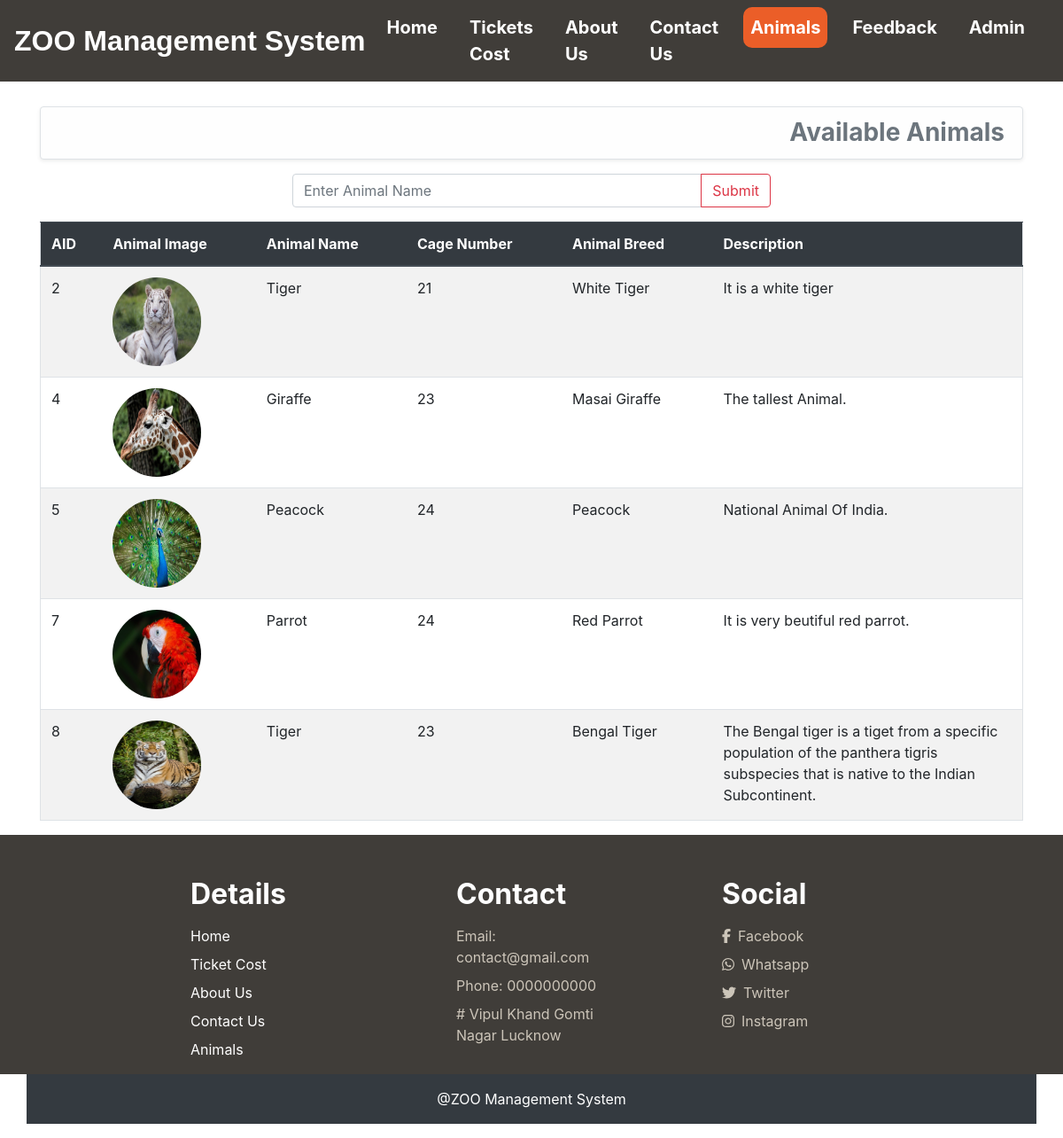
Screenshot of /core/showavailableanimals/ with the database file from the repository.
### adminuser/models.py (models this page shows)
class Animalsmodel(models.Model):
    name=models.CharField(max_length=255)
    image=models.FileField()
    cage=models.IntegerField()
    breed=models.CharField(max_length=255)
    desc=models.TextField()

### core/views.py (the view)
# urls.py: path('showavailableanimals/',views.showavailableanimals,name="showavailableanimals"),
def showavailableanimals(request):
    title='Available Animals'
    if request.method=="POST":
        item=request.POST['search']
        animals=Animalsmodel.objects.filter(name__icontains=item)
        acount=animals.count()
        return render(request,'core/showavailableanimals.html',{'animals':animals,'title':title,'acount':acount})
    else:
        animals=Animalsmodel.objects.all()
        return render(request,'core/showavailableanimals.html',{'animals':animals,'title':title})

### core/templates/core/showavailableanimals.html (shortened to what this page needs)
{% extends 'core/base.html' %}
{% load static %}
{% block navigationbar %}
    {% include 'core/navbar.html' %}
{% endblock navigationbar %}
{% block content %}
     <div class="container " style="margin-top:120px;">
     <h3 class="text-secondary font-weight-bold alert alert-light border shadow-sm text-right">Available Animals</h3>
        <div class="row">
            <div class="col-sm-6 offset-md-3">
                <form action="" method="POST">
                    <div class="input-group mb-3">
                        <input type="text" class="form-control" placeholder="Enter Animal Name" id="search" name="search">
                        <div class="input-group-append">
                            <input class="btn btn-outline-danger" type="submit">
                        </div>
                    </div>
                </form>
            </div>
        </div>
        <div class="row">
            <div class="col-sm-12 ">
            {% if acount == 0 %}
                <h3 class="font-weight-bold text-secondary text-center mb-4">No Animal Found !</h3>
            {% else %}
                <table class="table table-striped border">
                    <thead class="thead-dark">
                        <tr>
                            <th>AID</th>
                            <th>Animal Image</th>
                            <th>Animal Name</th>
                            <th>Cage Number</th>
                            <th>Animal Breed</th>
                            <th width="350px">Description</th>
                        </tr>
                    </thead>
                    <tbody>
                        {% for animal in animals %}
                            <tr>
                                <td>{{animal.id}}</td>
                                <td><img src="{{animal.image.url}}" class="rounded-circle" width="100px" height="100px"></td>
                                <td>{{animal.name}}</td>
                                <td>{{animal.cage}}</td>
                                <td>{{animal.breed}}</td>
                                <td>{{animal.desc}}</td>
                            </tr>
                        {% endfor %}
                    </tbody>
                </table>
            {% endif %}
            </div>
        </div>
     </div>
{% endblock content %}
{% block footer %}
    {% include 'core/footer.html' %}
{% endblock footer %}

### core/templates/core/base.html (shortened to what this page needs)
{% load static %}
<!DOCTYPE html>
<html lang="en">
<head>
    <link rel="stylesheet" href="{% static 'core/css/all.min.css' %}">
    <link rel="stylesheet" href="{% static 'core/css/bootstrap.css' %}">
    <link rel="stylesheet" href="{% static 'core/css/style.css' %}">
</head>
<body>
    {% block navigationbar %}
    {% endblock navigationbar %}
      {% block content %}{% endblock content %}
{% block footer %}
{% endblock footer %}
</body>
</html>

### core/templates/core/navbar.html (shortened to what this page needs)
{% load static %}
<nav class="navbar navbar-expand-lg navbar-dark fixed-top" style="background-color:#403d39">
  <a class="navbar-brand" href="{% url 'home' %}">ZOO Management System</a>
  <div class="collapse navbar-collapse" id="navbarNav">
    <ul class="navbar-nav ml-auto">
      <li class="nav-item active">
        <a class="nav-link font-weight-bold {% if title == 'home' %} current-page {% endif %}"  href="{% url 'home' %}">Home</a>
      </li>
      {% if not request.user.is_authenticated %}
        <li class="nav-item  active">
          <a class="nav-link font-weight-bold {% if title == 'ticket cost' %} current-page {% endif %}" href="{% url 'ticketcost' %}">Tickets Cost</a>
        </li>
        <li class="nav-item active">
          <a class="nav-link font-weight-bold {% if title == 'About Us' %} current-page {% endif %}" href="{% url 'about' %}">About Us</a>
        </li>
        <li class="nav-item  active">
          <a class="nav-link font-weight-bold {% if title == 'Contact Us' %} current-page {% endif %}" href="{% url 'contact' %}">Contact Us</a>
        </li>
        <li class="nav-item active">
          <a class="nav-link font-weight-bold {% if title == 'Available Animals' %} current-page {% endif %}" href="{% url 'showavailableanimals' %}">Animals</a>
        </li>
         <li class="nav-item active">
          <a class="nav-link font-weight-bold {% if title == 'Feedback' %} current-page {% endif %}" href="{% url 'feedbacksection' %}">Feedback</a>
        </li>
        <li class="nav-item active">
          <a class="nav-link font-weight-bold {% if title == 'Login' %} current-page {% endif %}" href="{% url 'adminlogin' %}">Admin</a>
        </li>
      {% endif %}
    </ul>
  </div>
</nav>

### core/templates/core/footer.html
{% load static %}
    <div class="container-fluid" style="background-color:#403d39">
        <div class="row">
            <div class="col-sm-2 offset-2 pt-5">
                <h2 class="font-weight-bold text-white">Details</h2>
                <ul style="list-style:none;color:#ccc5b9;padding:0px;" class="mt-3">
                    <a href="#"><li class="mt-2 text-white">Home</li></a>
                    <a href="#"><li class="mt-2 text-white">Ticket Cost</li></a>
                    <a href="#"><li class="mt-2 text-white">About Us</li></a>
                    <a href="#"><li class="mt-2 text-white">Contact Us</li></a>
                    <a href="#"><li class="mt-2 text-white">Animals</li></a>
                </ul>
            </div>
            <div class="col-sm-2 offset-1 pt-5">
                <h2 class="font-weight-bold text-white">Contact</h2>
                <ul style="list-style:none;color:#ccc5b9;padding:0px;" class="mt-3">
                    <li class="mt-2">Email: contact@gmail.com</li>
                    <li class="mt-2">Phone: 0000000000</li>
                    <li class="mt-2"># Vipul Khand Gomti Nagar Lucknow</li>
                </ul>
            </div>
            <div class="col-sm-2 offset-1 pt-5">
                <h2 class="font-weight-bold text-white">Social</h2>
                <ul style="list-style:none;color:#ccc5b9;padding:0px;" class="mt-3">
                    <li class="mt-2"><i class="fab fa-facebook-f mr-2"></i><a href="#" style="color:#ccc5b9;">Facebook</a></li>
                    <li class="mt-2"><i class="fab fa-whatsapp mr-2"></i><a href="#" style="color:#ccc5b9;">Whatsapp</a></li>
                    <li class="mt-2"><i class="fab fa-twitter mr-2"></i><a href="#" style="color:#ccc5b9;">Twitter</a></li>
                    <li class="mt-2"><i class="fab fa-instagram mr-2"></i><a href="#" style="color:#ccc5b9;">Instagram</a></li>
                </ul>
            </div>
        </div>
    </div>
    <div class="container bg-dark">
        <p class="text-center text-white p-3">@ZOO Management System</p>
    </div>

### core/static/core/css/style.css (style rules this page uses)
.navbar-brand { font-family: 'Ubuntu', sans-serif; font-size: 2em; font-weight: bold; }
.nav-item > a { font-size:20px; color: #fff; margin-right:20px; }
.current-page { background-color:#eb5e28; border-radius: 10px; }

### rows the page displays
Animalsmodel: id "2", image (picture), name "Tiger", cage "21", breed "White Tiger", desc "It is a white tiger"
Animalsmodel: id "4", image (picture), name "Giraffe", cage "23", breed "Masai Giraffe", desc "The tallest Animal."
Animalsmodel: id "5", image (picture), name "Peacock", cage "24", breed "Peacock", desc "National Animal Of India."
Animalsmodel: id "7", image (picture), name "Parrot", cage "24", breed "Red Parrot", desc "It is very beutiful red parrot."
Animalsmodel: id "8", image (picture), name "Tiger", cage "23", breed "Bengal Tiger", desc "The Bengal tiger is a tiget from a specific population of the panthera tigris subspecies that is native to the Indian Subcontinent."
